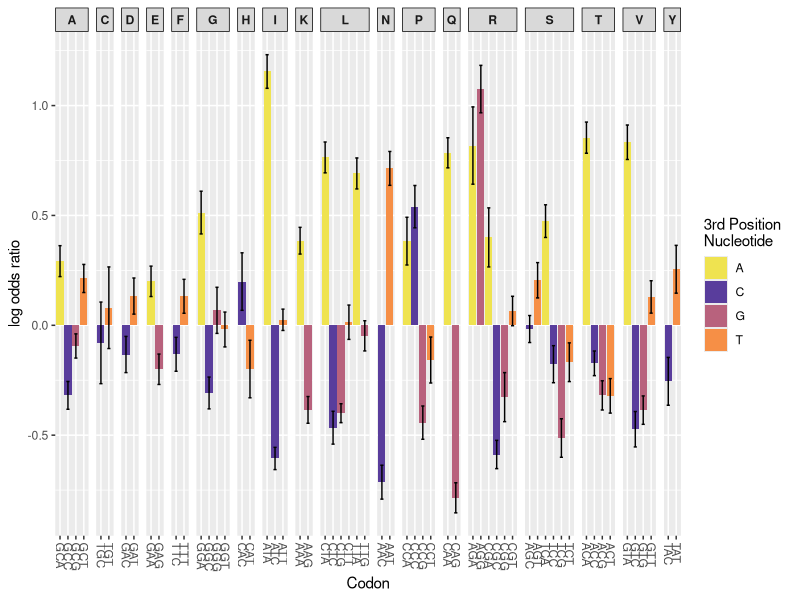

Write the R code that produced this figure.

library(ggplot2)

#read in VedIO

data = read.csv("log_odds_results_Trans.FCC.csv", h = TRUE)

#plot VedIO by codon, coloured based on 3rd position nucleotide

pdf("figure2.pdf", width = 10, height = 5)
fig2 = ggplot(data, aes(x = Codon, y = Log_Odds)) + 
	geom_col(aes(fill = Last_base)) +
	scale_fill_manual(values = c("#EFE350FF", "#593D9CFF", "#B8627DFF", "#F68F46FF")) + 
	geom_errorbar(aes(ymin = Log_Odds - Std_Error, ymax = Log_Odds + Std_Error, width = 0.4), colour = "black") + 
	facet_grid(~Amino_acid, scales = "free_x", space = "free_x") + 
	scale_x_discrete(guide = guide_axis(angle = -90)) + 
	labs(x = "Codon", y = "log odds ratio", fill = "3rd Position \nNucleotide") + 
	theme(strip.text.x = element_text(face = "bold"), strip.background = element_rect(color = "black")) 
print(fig2)
dev.off()
